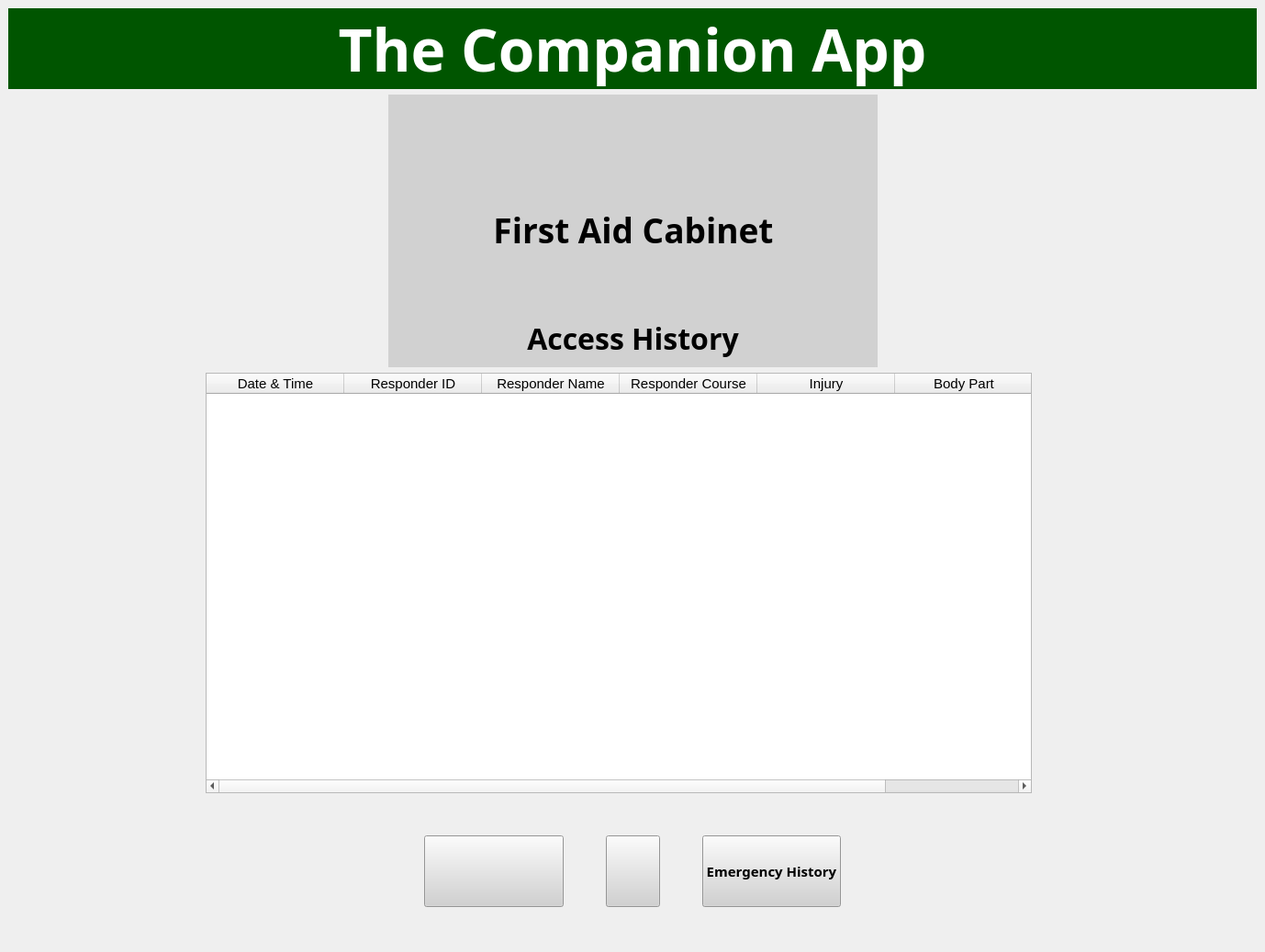
<?xml version="1.0" encoding="UTF-8"?>
<ui version="4.0">
 <class>MainWindow</class>
 <widget class="QMainWindow" name="MainWindow">
  <property name="windowModality">
   <enum>Qt::WindowModal</enum>
  </property>
  <property name="geometry">
   <rect>
    <x>0</x>
    <y>0</y>
    <width>1378</width>
    <height>1037</height>
   </rect>
  </property>
  <property name="windowTitle">
   <string>First Aid Cabinet</string>
  </property>
  <widget class="QWidget" name="centralwidget">
   <layout class="QGridLayout" name="gridLayout_4">
    <item row="0" column="0">
     <layout class="QGridLayout" name="gridLayout_3">
      <item row="0" column="0">
       <widget class="QLabel" name="topbanner">
        <property name="minimumSize">
         <size>
          <width>680</width>
          <height>0</height>
         </size>
        </property>
        <property name="maximumSize">
         <size>
          <width>1920</width>
          <height>1080</height>
         </size>
        </property>
        <property name="font">
         <font>
          <family>Bahnschrift SemiBold</family>
          <pointsize>48</pointsize>
          <weight>75</weight>
          <bold>true</bold>
         </font>
        </property>
        <property name="styleSheet">
         <string notr="true">
background-color: rgb(0, 85, 0);
color: rgb(255, 255, 255);
</string>
        </property>
        <property name="frameShape">
         <enum>QFrame::NoFrame</enum>
        </property>
        <property name="frameShadow">
         <enum>QFrame::Plain</enum>
        </property>
        <property name="text">
         <string>The Companion App</string>
        </property>
        <property name="alignment">
         <set>Qt::AlignCenter</set>
        </property>
       </widget>
      </item>
      <item row="2" column="0">
       <layout class="QHBoxLayout" name="horizontalLayout_4">
        <item>
         <spacer name="verticalSpacer_3">
          <property name="orientation">
           <enum>Qt::Vertical</enum>
          </property>
          <property name="sizeHint" stdset="0">
           <size>
            <width>208</width>
            <height>458</height>
           </size>
          </property>
         </spacer>
        </item>
        <item>
         <widget class="QTableWidget" name="tableWidget">
          <property name="enabled">
           <bool>true</bool>
          </property>
          <property name="sizePolicy">
           <sizepolicy hsizetype="Preferred" vsizetype="Preferred">
            <horstretch>0</horstretch>
            <verstretch>0</verstretch>
           </sizepolicy>
          </property>
          <property name="maximumSize">
           <size>
            <width>900</width>
            <height>16777215</height>
           </size>
          </property>
          <property name="dragDropMode">
           <enum>QAbstractItemView::DropOnly</enum>
          </property>
          <attribute name="horizontalHeaderDefaultSectionSize">
           <number>150</number>
          </attribute>
          <column>
           <property name="text">
            <string>Date &amp; Time</string>
           </property>
           <property name="font">
            <font>
             <pointsize>11</pointsize>
            </font>
           </property>
          </column>
          <column>
           <property name="text">
            <string>Responder ID</string>
           </property>
           <property name="font">
            <font>
             <pointsize>11</pointsize>
            </font>
           </property>
          </column>
          <column>
           <property name="text">
            <string>Responder Name</string>
           </property>
           <property name="font">
            <font>
             <pointsize>11</pointsize>
            </font>
           </property>
          </column>
          <column>
           <property name="text">
            <string>Responder Course</string>
           </property>
           <property name="font">
            <font>
             <pointsize>11</pointsize>
            </font>
           </property>
          </column>
          <column>
           <property name="text">
            <string>Injury</string>
           </property>
           <property name="font">
            <font>
             <pointsize>11</pointsize>
            </font>
           </property>
          </column>
          <column>
           <property name="text">
            <string>Body Part</string>
           </property>
           <property name="font">
            <font>
             <pointsize>11</pointsize>
            </font>
           </property>
          </column>
         </widget>
        </item>
        <item>
         <spacer name="verticalSpacer">
          <property name="orientation">
           <enum>Qt::Vertical</enum>
          </property>
          <property name="sizeHint" stdset="0">
           <size>
            <width>238</width>
            <height>458</height>
           </size>
          </property>
         </spacer>
        </item>
       </layout>
      </item>
      <item row="5" column="0">
       <layout class="QHBoxLayout" name="horizontalLayout_5">
        <item>
         <spacer name="horizontalSpacer_5">
          <property name="orientation">
           <enum>Qt::Horizontal</enum>
          </property>
          <property name="sizeHint" stdset="0">
           <size>
            <width>428</width>
            <height>78</height>
           </size>
          </property>
         </spacer>
        </item>
        <item>
         <layout class="QHBoxLayout" name="horizontalLayout">
          <item>
           <widget class="QPushButton" name="exportButton">
            <property name="sizePolicy">
             <sizepolicy hsizetype="Preferred" vsizetype="Preferred">
              <horstretch>8</horstretch>
              <verstretch>0</verstretch>
             </sizepolicy>
            </property>
            <property name="minimumSize">
             <size>
              <width>0</width>
              <height>45</height>
             </size>
            </property>
            <property name="font">
             <font>
              <family>Bahnschrift SemiBold</family>
              <pointsize>14</pointsize>
              <weight>75</weight>
              <bold>true</bold>
             </font>
            </property>
            <property name="toolTip">
             <string>&lt;html&gt;&lt;head/&gt;&lt;body&gt;&lt;p&gt;Exports CSV file of stored data&lt;/p&gt;&lt;/body&gt;&lt;/html&gt;</string>
            </property>
            <property name="styleSheet">
             <string notr="true">image: url(:/export/export.png);
background-image: url(:/refresh/306694507_631656378471399_6647396348825534255_n.png);
background-color: rgb(209, 209, 209);</string>
            </property>
            <property name="text">
             <string/>
            </property>
           </widget>
          </item>
          <item>
           <spacer name="horizontalSpacer">
            <property name="orientation">
             <enum>Qt::Horizontal</enum>
            </property>
            <property name="sizeHint" stdset="0">
             <size>
              <width>40</width>
              <height>20</height>
             </size>
            </property>
           </spacer>
          </item>
          <item>
           <widget class="QPushButton" name="refreshButton">
            <property name="sizePolicy">
             <sizepolicy hsizetype="Preferred" vsizetype="Preferred">
              <horstretch>0</horstretch>
              <verstretch>0</verstretch>
             </sizepolicy>
            </property>
            <property name="minimumSize">
             <size>
              <width>0</width>
              <height>45</height>
             </size>
            </property>
            <property name="font">
             <font>
              <family>Bahnschrift SemiBold</family>
              <pointsize>14</pointsize>
              <weight>75</weight>
              <bold>true</bold>
             </font>
            </property>
            <property name="toolTip">
             <string>&lt;html&gt;&lt;head/&gt;&lt;body&gt;&lt;p&gt;Refreshes the displayed information&lt;/p&gt;&lt;/body&gt;&lt;/html&gt;</string>
            </property>
            <property name="styleSheet">
             <string notr="true">image: url(:/refresh/refresh.png);
background-image: url(:/refresh/refresh.png);
background-color: rgb(209, 209, 209);</string>
            </property>
            <property name="text">
             <string/>
            </property>
           </widget>
          </item>
          <item>
           <spacer name="horizontalSpacer_2">
            <property name="orientation">
             <enum>Qt::Horizontal</enum>
            </property>
            <property name="sizeHint" stdset="0">
             <size>
              <width>40</width>
              <height>20</height>
             </size>
            </property>
           </spacer>
          </item>
          <item>
           <widget class="QPushButton" name="view_history_button">
            <property name="sizePolicy">
             <sizepolicy hsizetype="Preferred" vsizetype="Preferred">
              <horstretch>8</horstretch>
              <verstretch>0</verstretch>
             </sizepolicy>
            </property>
            <property name="minimumSize">
             <size>
              <width>0</width>
              <height>45</height>
             </size>
            </property>
            <property name="font">
             <font>
              <family>Bahnschrift SemiBold</family>
              <pointsize>11</pointsize>
              <weight>75</weight>
              <bold>true</bold>
             </font>
            </property>
            <property name="toolTip">
             <string>&lt;html&gt;&lt;head/&gt;&lt;body&gt;&lt;p&gt;Exports CSV file of stored data&lt;/p&gt;&lt;/body&gt;&lt;/html&gt;</string>
            </property>
            <property name="styleSheet">
             <string notr="true">
background-color: rgb(209, 209, 209);</string>
            </property>
            <property name="text">
             <string>Emergency History</string>
            </property>
           </widget>
          </item>
         </layout>
        </item>
        <item>
         <spacer name="horizontalSpacer_6">
          <property name="orientation">
           <enum>Qt::Horizontal</enum>
          </property>
          <property name="sizeHint" stdset="0">
           <size>
            <width>408</width>
            <height>68</height>
           </size>
          </property>
         </spacer>
        </item>
       </layout>
      </item>
      <item row="4" column="0">
       <spacer name="verticalSpacer_2">
        <property name="orientation">
         <enum>Qt::Vertical</enum>
        </property>
        <property name="sizeType">
         <enum>QSizePolicy::Preferred</enum>
        </property>
        <property name="sizeHint" stdset="0">
         <size>
          <width>898</width>
          <height>40</height>
         </size>
        </property>
       </spacer>
      </item>
      <item row="1" column="0">
       <layout class="QHBoxLayout" name="horizontalLayout_3">
        <item>
         <spacer name="horizontalSpacer_3">
          <property name="orientation">
           <enum>Qt::Horizontal</enum>
          </property>
          <property name="sizeHint" stdset="0">
           <size>
            <width>278</width>
            <height>168</height>
           </size>
          </property>
         </spacer>
        </item>
        <item>
         <widget class="QFrame" name="frame">
          <property name="sizePolicy">
           <sizepolicy hsizetype="Expanding" vsizetype="Expanding">
            <horstretch>0</horstretch>
            <verstretch>0</verstretch>
           </sizepolicy>
          </property>
          <property name="minimumSize">
           <size>
            <width>517</width>
            <height>100</height>
           </size>
          </property>
          <property name="styleSheet">
           <string notr="true">background-color: rgb(209, 209, 209);</string>
          </property>
          <layout class="QVBoxLayout" name="verticalLayout_2">
           <item>
            <widget class="QFrame" name="frame">
             <property name="sizePolicy">
              <sizepolicy hsizetype="Expanding" vsizetype="Expanding">
               <horstretch>0</horstretch>
               <verstretch>0</verstretch>
              </sizepolicy>
             </property>
             <property name="minimumSize">
              <size>
               <width>515</width>
               <height>215</height>
              </size>
             </property>
             <property name="styleSheet">
              <string notr="true">background-color: rgb(209, 209, 209);</string>
             </property>
             <layout class="QHBoxLayout" name="horizontalLayout_2">
              <item>
               <widget class="QLabel" name="TUPLOGO">
                <property name="sizePolicy">
                 <sizepolicy hsizetype="Expanding" vsizetype="Expanding">
                  <horstretch>0</horstretch>
                  <verstretch>0</verstretch>
                 </sizepolicy>
                </property>
                <property name="maximumSize">
                 <size>
                  <width>115</width>
                  <height>115</height>
                 </size>
                </property>
                <property name="autoFillBackground">
                 <bool>false</bool>
                </property>
                <property name="styleSheet">
                 <string notr="true">background-color: rgb(209, 209, 209);
</string>
                </property>
                <property name="frameShape">
                 <enum>QFrame::NoFrame</enum>
                </property>
                <property name="frameShadow">
                 <enum>QFrame::Plain</enum>
                </property>
                <property name="text">
                 <string/>
                </property>
                <property name="pixmap">
                 <pixmap>../.designer/Desktop/New folder/306923334_441149988133144_8535244359366534707_n.png</pixmap>
                </property>
                <property name="scaledContents">
                 <bool>true</bool>
                </property>
               </widget>
              </item>
              <item>
               <widget class="QLabel" name="TheCompanionApp">
                <property name="maximumSize">
                 <size>
                  <width>1920</width>
                  <height>100</height>
                 </size>
                </property>
                <property name="font">
                 <font>
                  <family>Bahnschrift SemiBold</family>
                  <pointsize>28</pointsize>
                  <weight>75</weight>
                  <bold>true</bold>
                 </font>
                </property>
                <property name="styleSheet">
                 <string notr="true">background-color: rgb(209, 209, 209);
</string>
                </property>
                <property name="text">
                 <string>First Aid Cabinet</string>
                </property>
                <property name="alignment">
                 <set>Qt::AlignBottom|Qt::AlignHCenter</set>
                </property>
               </widget>
              </item>
              <item>
               <widget class="QLabel" name="GreenCross">
                <property name="sizePolicy">
                 <sizepolicy hsizetype="Expanding" vsizetype="Expanding">
                  <horstretch>0</horstretch>
                  <verstretch>0</verstretch>
                 </sizepolicy>
                </property>
                <property name="maximumSize">
                 <size>
                  <width>115</width>
                  <height>115</height>
                 </size>
                </property>
                <property name="styleSheet">
                 <string notr="true">background-color: rgb(209, 209, 209);
</string>
                </property>
                <property name="frameShape">
                 <enum>QFrame::NoFrame</enum>
                </property>
                <property name="frameShadow">
                 <enum>QFrame::Sunken</enum>
                </property>
                <property name="text">
                 <string/>
                </property>
                <property name="pixmap">
                 <pixmap>../.designer/backup/green_cross.png</pixmap>
                </property>
                <property name="scaledContents">
                 <bool>true</bool>
                </property>
               </widget>
              </item>
             </layout>
            </widget>
           </item>
           <item>
            <widget class="QLabel" name="AccessHistory">
             <property name="maximumSize">
              <size>
               <width>680</width>
               <height>50</height>
              </size>
             </property>
             <property name="font">
              <font>
               <family>Bahnschrift SemiBold</family>
               <pointsize>24</pointsize>
               <weight>75</weight>
               <bold>true</bold>
              </font>
             </property>
             <property name="styleSheet">
              <string notr="true">background-color: rgb(209, 209, 209);</string>
             </property>
             <property name="text">
              <string>Access History</string>
             </property>
             <property name="alignment">
              <set>Qt::AlignHCenter|Qt::AlignTop</set>
             </property>
            </widget>
           </item>
           <item>
            <spacer name="verticalSpacer_5">
             <property name="orientation">
              <enum>Qt::Vertical</enum>
             </property>
             <property name="sizeType">
              <enum>QSizePolicy::Fixed</enum>
             </property>
             <property name="sizeHint" stdset="0">
              <size>
               <width>0</width>
               <height>0</height>
              </size>
             </property>
            </spacer>
           </item>
          </layout>
         </widget>
        </item>
        <item>
         <spacer name="horizontalSpacer_4">
          <property name="orientation">
           <enum>Qt::Horizontal</enum>
          </property>
          <property name="sizeHint" stdset="0">
           <size>
            <width>288</width>
            <height>168</height>
           </size>
          </property>
         </spacer>
        </item>
       </layout>
      </item>
     </layout>
    </item>
    <item row="1" column="0">
     <spacer name="verticalSpacer_4">
      <property name="orientation">
       <enum>Qt::Vertical</enum>
      </property>
      <property name="sizeType">
       <enum>QSizePolicy::Preferred</enum>
      </property>
      <property name="sizeHint" stdset="0">
       <size>
        <width>20</width>
        <height>40</height>
       </size>
      </property>
     </spacer>
    </item>
   </layout>
  </widget>
 </widget>
 <resources>
  <include location="test.qrc"/>
 </resources>
 <connections/>
</ui>
